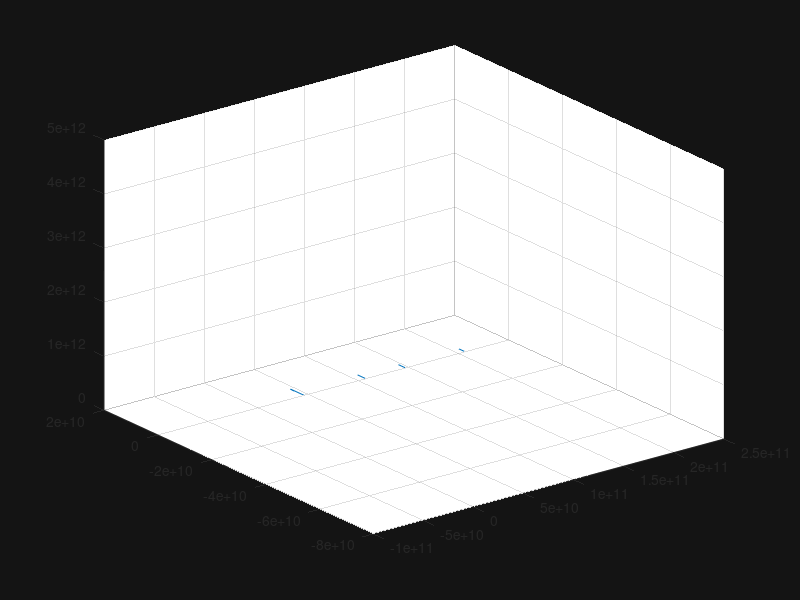

Reproduce this figure in MATLAB. (Note: this script raises an error after producing the figure.)
%% Setting up parameters
clear;clc;close all
global G m nObjects;
% Insert dialog system here

%load('Earth_Moon.mat')% Loads scenario from .mat file
%load('Figure_8.mat')
load('Inner_Planets.mat')

G = 6.674*10^-11;
y0 = [r,rdot];
t = 0:dt:t_f;
nObjects = round(length(r)/3);
%% Setting up spacial plot
fig = figure('Color',[0.08 0.08 0.08],'Units','normalized','InnerPosition',[0.25/2 0.25/2 0.75 0.75]);
set(fig, 'InvertHardCopy', 'off'); 
% Trail graphics object
trl = quiver3(r(((1:nObjects)-1)*3+1),...
              r(((1:nObjects)-1)*3+2),...
              r(((1:nObjects)-1)*3+3),...
       dt.*rdot(((1:nObjects)-1)*3+1),...
       dt.*rdot(((1:nObjects)-1)*3+2),...
       dt.*rdot(((1:nObjects)-1)*3+3),0);
trl.ShowArrowHead = 'off';
hold on
% Planetary graphics object
s = scatter3(r(((1:nObjects)-1)*3+1),...
             r(((1:nObjects)-1)*3+2),...
             r(((1:nObjects)-1)*3+3),pointScale,colors./256,'filled');

% Axis Definitions
ax = gca;
axis equal
ax.Clipping = 'off';
ax.Box = 'off';
axis(limits)
ax.Color = [0.08 0.08 0.08];
ax.GridColor = [1 1 1];
ax.XColor = [0.9 0.9 0.9];
ax.XAxis.LineWidth = 0.75;
ax.YColor = [0.9 0.9 0.9];
ax.YAxis.LineWidth = 0.75;
ax.ZColor = [0.9 0.9 0.9];
ax.ZAxis.LineWidth = 0.75;
camproj('perspective')
cameratoolbar('SetMode','orbit')
campos(camStart)
camva(30)
time = annotation('textbox','Color',[1 1 1],'LineStyle','none','FontSize',16);
time.Position = [0.05 0.75 0.2 0.2];
%% Simulation
sol = leapfrog_solve(@a_func, y0, t);
currentTime = now;
%% Animation
% change array range to adjust what timeframe the animation plays over
for i = 2:length(t)
    % Update trail using position data since start of simulation
    trl.XData = sol(2:i, ((1:nObjects)-1)*3+1);
    trl.YData = sol(2:i, ((1:nObjects)-1)*3+2);
    trl.ZData = sol(2:i, ((1:nObjects)-1)*3+3);
    
    % Update trail using difference in position
    trl.UData = -(sol(2:i, ((1:nObjects)-1)*3+1) - sol((2:i)-1, ((1:nObjects)-1)*3+1));
    trl.VData = -(sol(2:i, ((1:nObjects)-1)*3+2) - sol((2:i)-1, ((1:nObjects)-1)*3+2));
    trl.WData = -(sol(2:i, ((1:nObjects)-1)*3+3) - sol((2:i)-1, ((1:nObjects)-1)*3+3));
    
    % Update bodies using current position
    s.XData = sol(i,((1:nObjects)-1)*3+1);
    s.YData = sol(i,((1:nObjects)-1)*3+2);
    s.ZData = sol(i,((1:nObjects)-1)*3+3);
    
    % Display time in sim in relation to current time
    time.String = datestr(seconds(t(i))+currentTime,'HH:MM:SS.FFF mm-dd-yyyy');
    drawnow
end
%% acceleration function
function [ydot] = a_func(t, y)
% Given vector y, output its derivative (velocity and acceleration in this case)
global G m nObjects;
r = y(1:nObjects*3);
rdot = y(nObjects*3+1:end);
r2dot = zeros(1,length(r));
% defines a vector of object indicies
obj = 1:nObjects;
% Loop through each object 
for i = obj
    for j = obj(obj ~= i)
        r2dot((i-1)*3+1:i*3) = r2dot((i-1)*3+1:i*3) + (G*m(j).*(r((j-1)*3+1:j*3)-r((i-1)*3+1:i*3)))...
            /(norm(r((j-1)*3+1:j*3)-r((i-1)*3+1:i*3))^3);
    end
end

ydot = [rdot r2dot];
end
%% Leapfrog Solver function
function [sol] = leapfrog_solve(ydot, init, t)
% The following uses leapfrog integration to find position
% Inputs:
% ydot - function for finding acceleration at a given time and y
% init - initial conditions for the system
% t    - vector containing all the times t that we wish to solve
global nObjects;
sol = zeros(length(t),nObjects*6);
obj = 1:nObjects*3;
% The sol matrix stores positions and velocities for every timestep
sol(1,:) = init;
for i = 1:length(t)-1
    step = t(i+1) - t(i);
    % Find next position using current velocity and acceleration
    ydot1 = ydot(t(i), sol(i,:));
    sol(i+1,obj) = sol(i,obj) + step * sol(i,obj+max(obj))...
        + (step^2)/2 * ydot1(obj+max(obj));
    % Find next velocity using current acceleration and next acceleration
    ydot2 = ydot(t(i+1), sol(i+1,:));
    sol(i+1,obj+max(obj)) = sol(i,obj+max(obj)) +...
    step * (ydot1(obj+max(obj)) + ydot2(obj+max(obj)))/2;
end
end